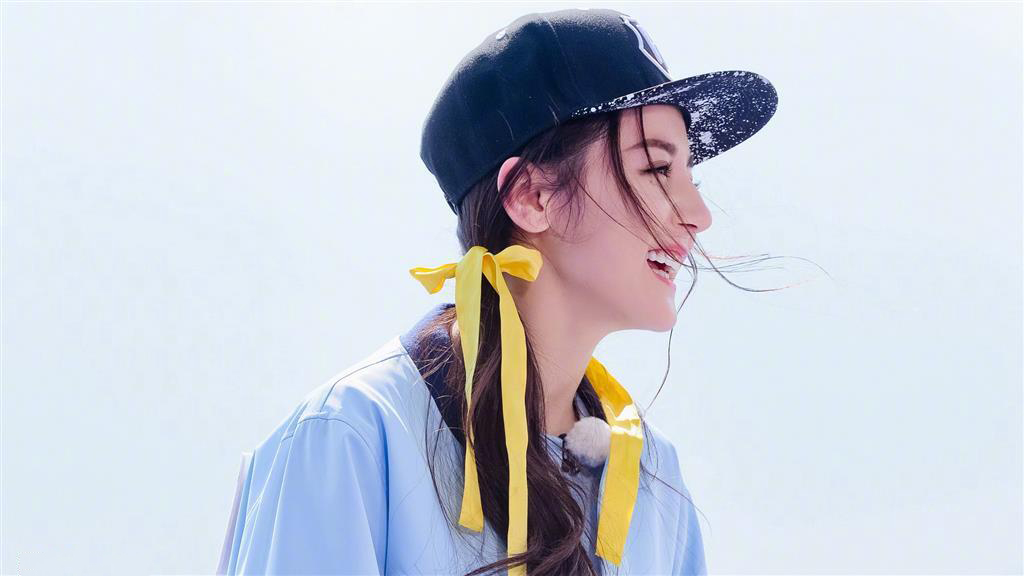
#> input picture opencv_learn/pictures/reba.jpg, 1024 x 576 px
$ python tutorial03.py
#> lines starting #> are read from the running program, lines starting #| are printed output that depends on the picture
# encoding: utf-8
"""
@author: shuxiangguo
@file: tutorial03.py
@time: 2018-12-17 06:33:11
"""

import cv2 as cv
import numpy as np
# import pandas as pd


def color_apace_demo(image):
	gray = cv.cvtColor(image, cv.COLOR_BGR2GRAY)
	cv.imshow('gray', gray)
	hsv = cv.cvtColor(image, cv.COLOR_BGR2HSV)
	cv.imshow('hsv', hsv)
	yuv = cv.cvtColor(image, cv.COLOR_BGR2YUV)
	cv.imshow('yuv', yuv)
	Ycrcb = cv.cvtColor(image, cv.COLOR_BGR2YCR_CB)
	cv.imshow("Ycrcb", Ycrcb)


def extract_object_demo():
	capture = cv.VideoCapture("red.mp4")
	while True:
		ret, frame = capture.read()
		if ret == False:
			break
		hsv = cv.cvtColor(frame, cv.COLOR_BGR2HSV)
		lower_hsv = np.array([156, 43, 46])
		upper_hsv = np.array([180, 255, 255])
		mask = cv.inRange(hsv, lowerb=lower_hsv, upperb=upper_hsv)
		cv.imshow("video", frame)
		cv.imshow("mask", mask)
		c = cv.waitKey(40)
		if c == 27:
			break


src = cv.imread("../pictures/reba.jpg")
#> src is the input picture: shape (576, 1024, 3); mean B, G, R 215.6, 205.4, 200.8

# 创建GUI显示图片
# cv.namedWindow("input image", cv.WINDOW_AUTOSIZE)
cv.imshow("input iamge", src)
# color_apace_demo(src)
# extract_object_demo()
b, g, r = cv.split(src)
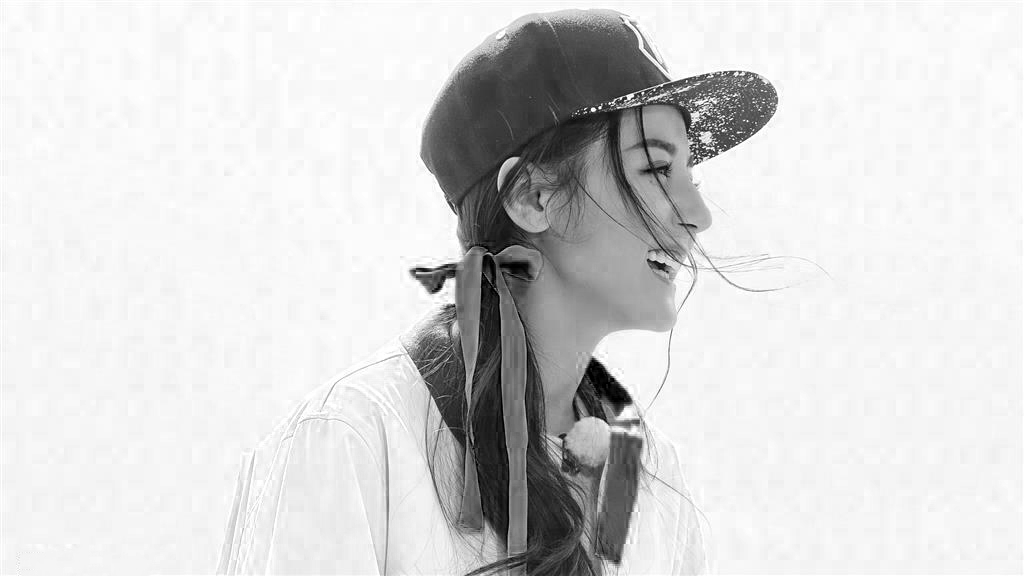
#> b: shape (576, 1024); min 0, max 255, mean 215.6
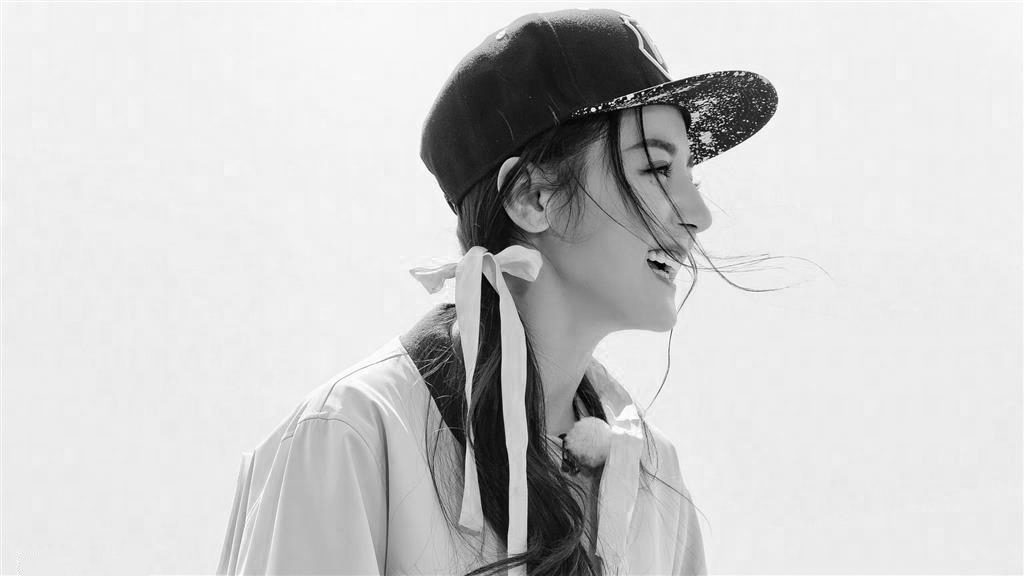
#> g: shape (576, 1024); min 0, max 255, mean 205.4
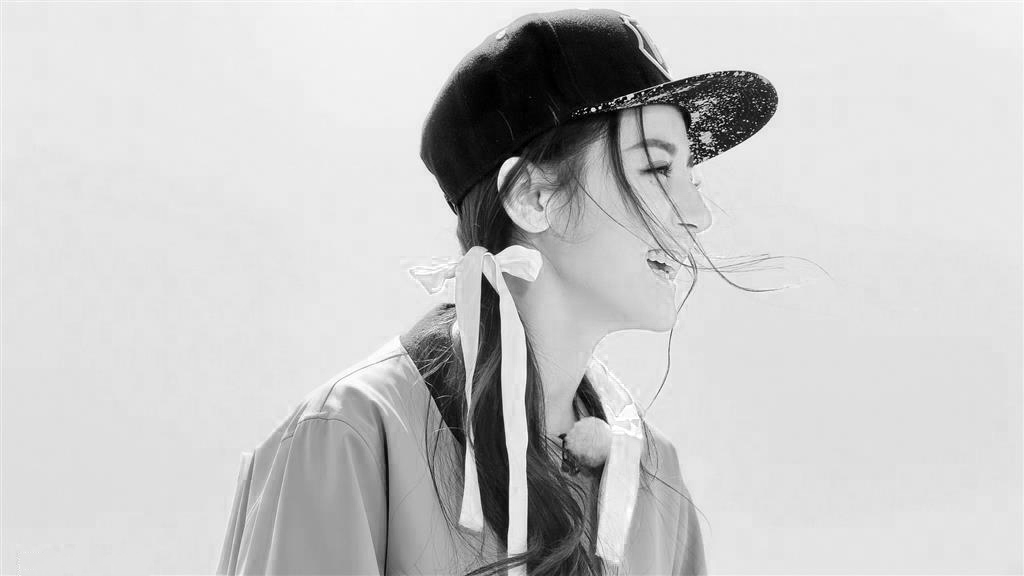
#> r: shape (576, 1024); min 0, max 255, mean 200.8
cv.imshow('blue', b)
cv.imshow('green', g)
cv.imshow('red', r)

src[:, :, 2] = 0
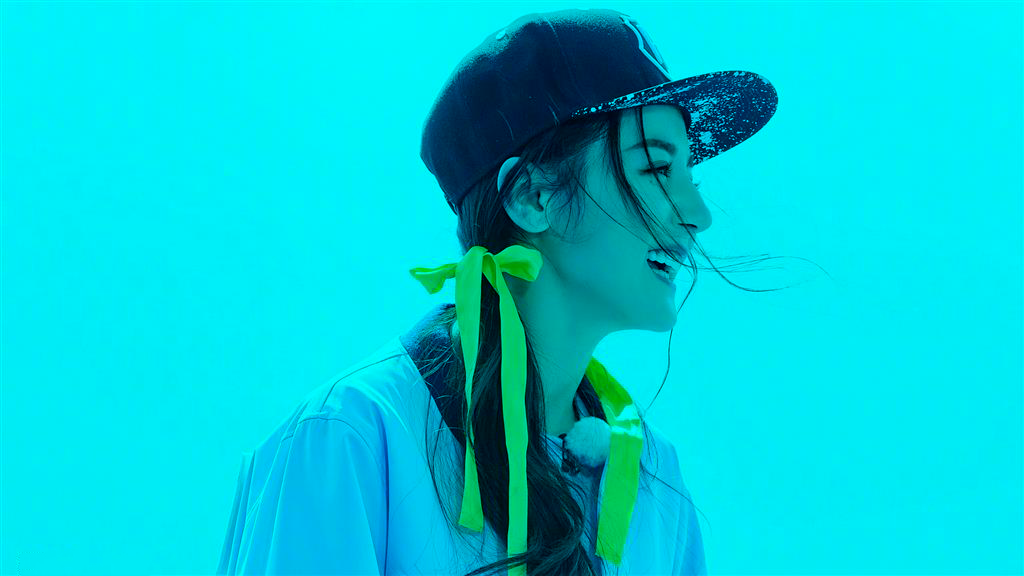
#> src: shape (576, 1024, 3); mean B, G, R 215.6, 205.4, 0
cv.imshow("changed image", src)

src = cv.merge([b, g, r])
cv.imshow("mergerd image", src)

# 如果不设置等待多久，会等待下一个用户操作才会关掉
cv.waitKey(0)
cv.destroyAllWindows()
